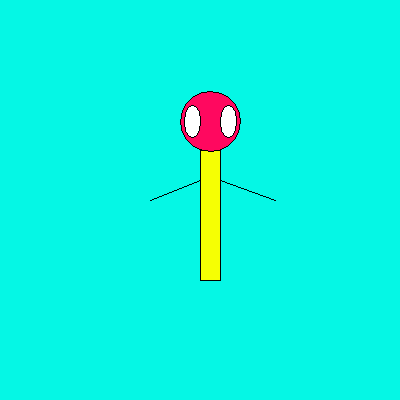
Frame 1 (no input)
Frame 60 (the mouse pressed at the canvas centre just before this capture): identical to frame 1, image omitted
Frame 120 (the mouse held since frame 60 and released just before this capture): identical to frame 1, image omitted

The Processing sketch that drew this single still picture (run headless with seeded random() and noise(); from frame 60 on, the mouse is pressed at the canvas centre):

// Processing sketch: processing_127336
// ── processing_127336.pde

void setup() {
  size (400,400);
  noSmooth();
  fill (255);
  background (5,247,229);
}
void draw(){
  fill(246,255,3);
  rect (200,150,20,+130);
  fill(255,8,95);
  ellipse (210,121,60,60);
  fill(255);
  ellipse (192,121,16,32);
  ellipse (228,121,16,32);
  line (200,180,150,200);
  line (220,180,275,200);
}
